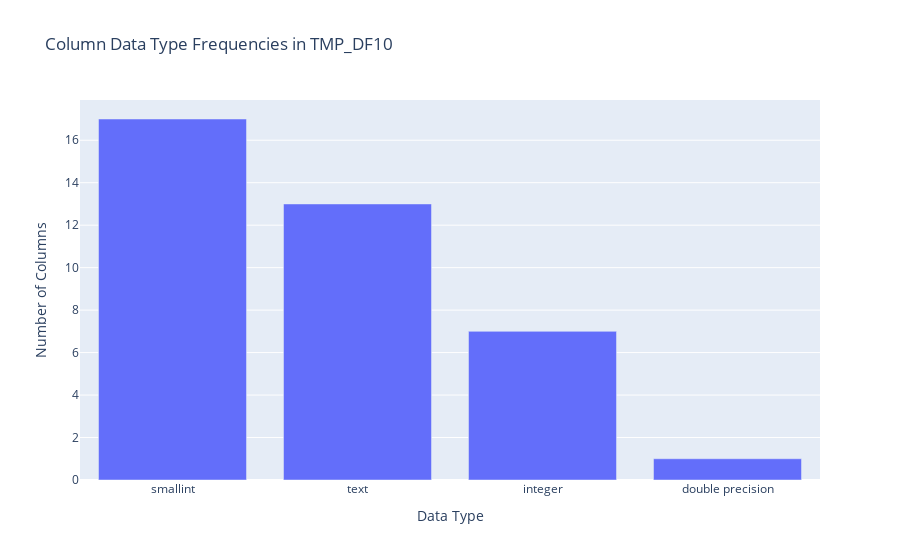

The notebook cell this image was saved under:
### Markdown cell above
--- 
## 5. Column-Level Analysis
A deep dive into the columns, focusing on data types, data completeness (NULL values), and complexity (cardinality).

### Code cell
display_header("Data Type Distribution")

if column_structure_df is not None:
    type_counts = column_structure_df['data_type'].value_counts().reset_index()
    type_counts.columns = ['data_type', 'count']
    
    # Calculate percentages
    type_counts['percentage'] = (type_counts['count'] / type_counts['count'].sum() * 100).round(2)
    
    # Display comprehensive table
    display(Markdown("**Complete Data Type Distribution**"))
    display(type_counts.style.format({'percentage': '{:.2f}%'}))
    
    # Display summary statistics
    display(Markdown("**Data Type Summary**"))
    summary_stats = pd.DataFrame({
        'Total Columns': [type_counts['count'].sum()],
        'Unique Data Types': [len(type_counts)],
        'Most Common Type': [f"{type_counts.iloc[0]['data_type']} ({type_counts.iloc[0]['count']} columns)"],
        'Least Common Type': [f"{type_counts.iloc[-1]['data_type']} ({type_counts.iloc[-1]['count']} columns)"]
    })
    display(summary_stats)
    
    fig = px.bar(type_counts, x='data_type', y='count', title=f'Column Data Type Frequencies in {DATABASE_NAME}',
                 labels={'count': 'Number of Columns', 'data_type': 'Data Type'})
    fig.show()
else:
    print("No column structure data available.")

### Figure 1 — Plotly figure (JSON) as saved in the notebook; plotly's stock layout.template omitted (floating-point values rounded to 4 significant figures)
{"data": [{"hovertemplate": "Data Type=%{x}<br>Number of Columns=%{y}<extra></extra>", "legendgroup": "", "marker": {"color": "#636efa", "pattern": {"shape": ""}}, "name": "", "orientation": "v", "showlegend": false, "textposition": "auto", "type": "bar", "x": ["smallint", "text", "integer", "double precision"], "xaxis": "x", "y": [17, 13, 7, 1], "yaxis": "y"}], "layout": {"barmode": "relative", "legend": {"tracegroupgap": 0}, "title": {"text": "Column Data Type Frequencies in TMP_DF10"}, "xaxis": {"anchor": "y", "domain": [0, 1], "title": {"text": "Data Type"}}, "yaxis": {"anchor": "x", "domain": [0, 1], "title": {"text": "Number of Columns"}}}}
